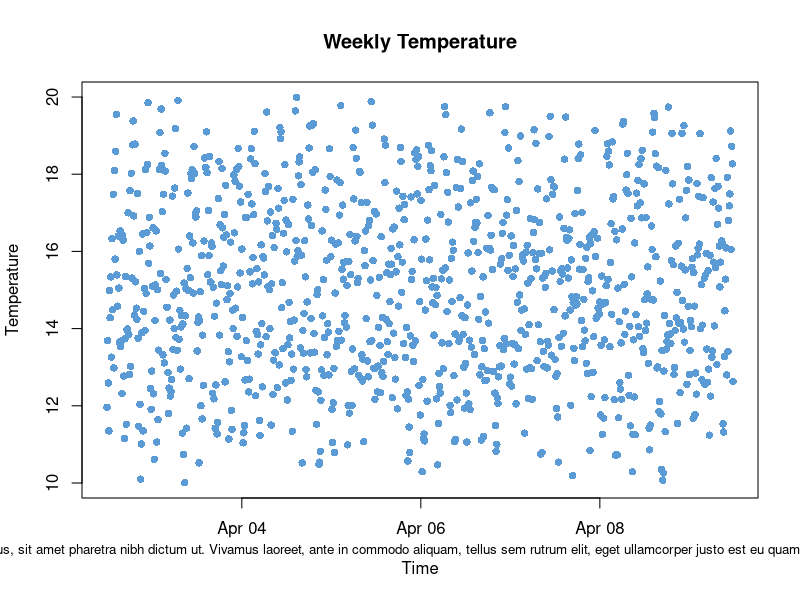
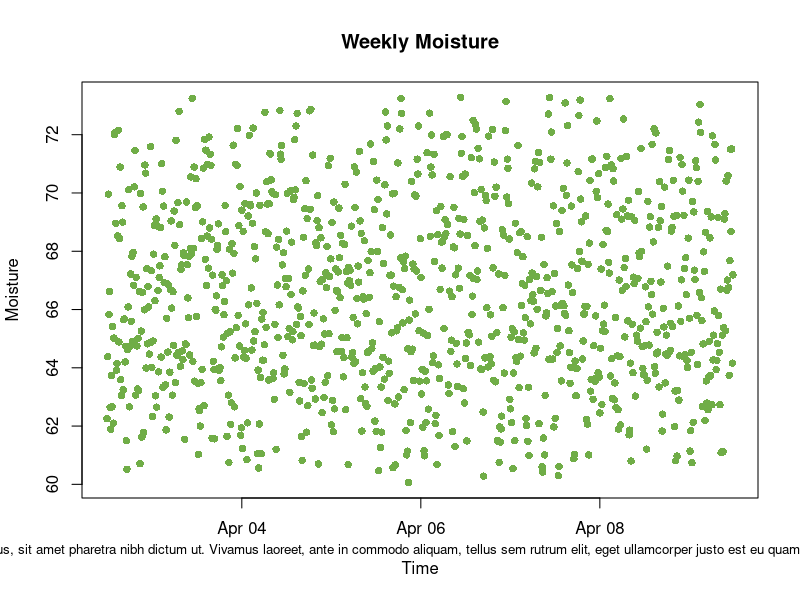
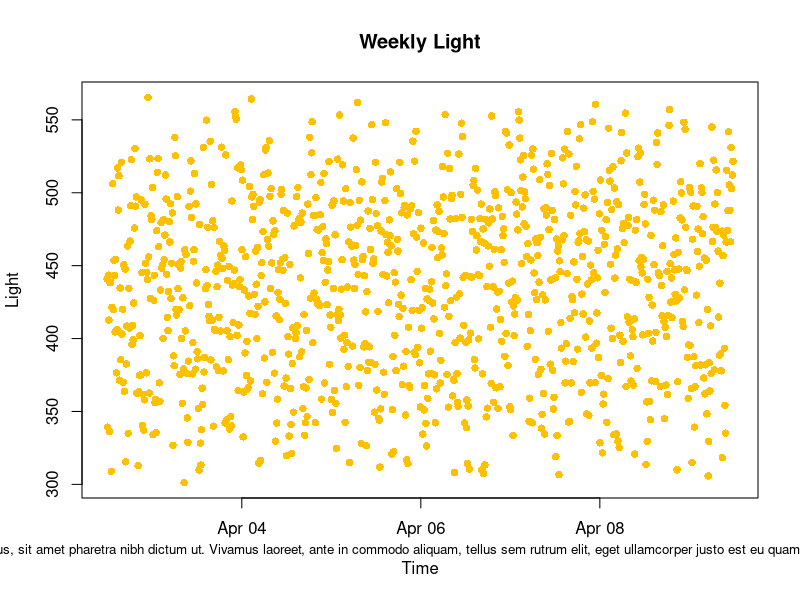
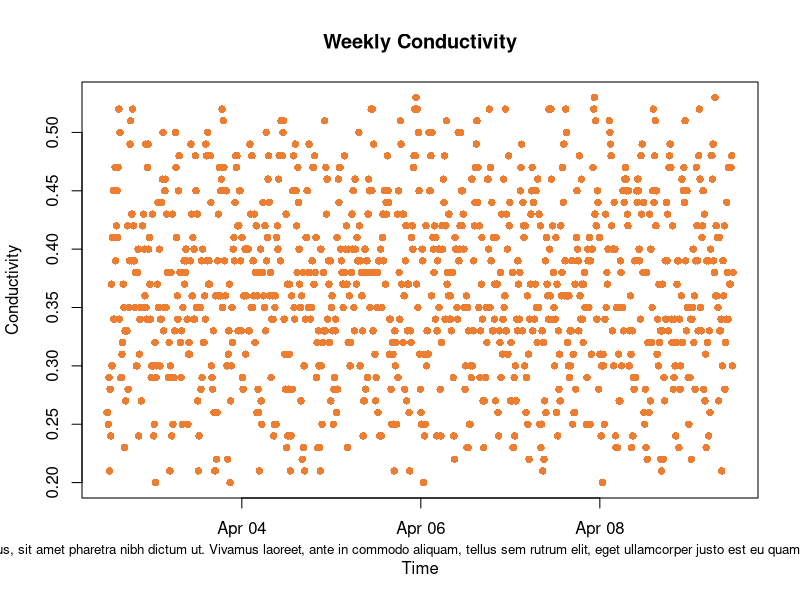
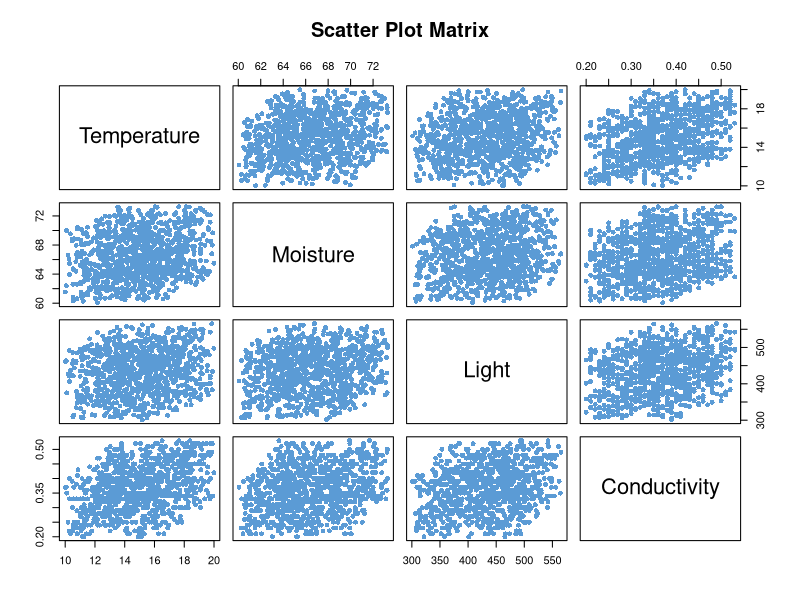
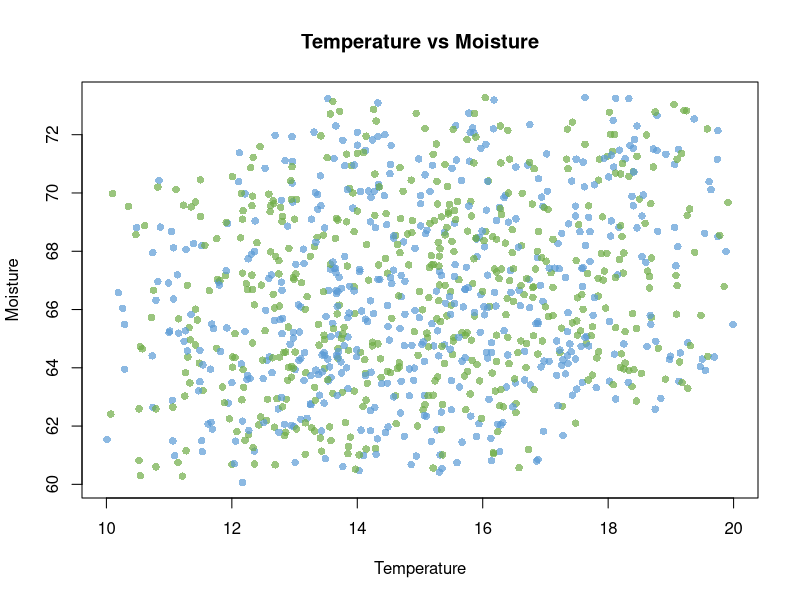
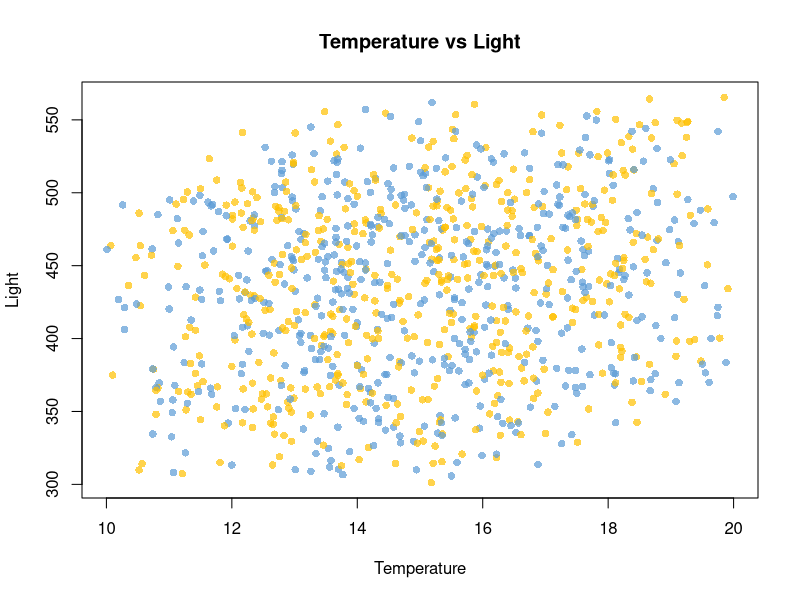
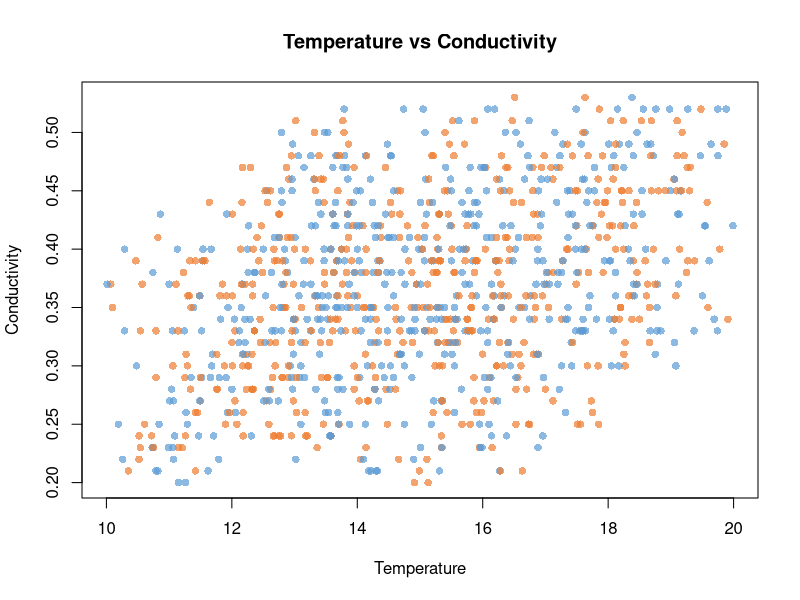

Recreate these plots in R, in order.
## ---- chunk 1
knitr::opts_chunk$set(echo = TRUE)
## ---- chunk 2
suppressPackageStartupMessages(library(dplyr))

# Read the latest exported data from main.py
# Location is tentative
session_data <- read.csv("data/training.csv")

# Convert Timestamp to POSIXct for proper datetime comparison
session_data$Timestamp <- as.POSIXct(session_data$Timestamp, format = "%Y-%m-%d %H:%M:%S")

# Create shortened MAC addresses (last 5 characters)
session_data$ShortMAC <- substr(session_data$MAC, nchar(session_data$MAC) - 4, nchar(session_data$MAC))

# Get the latest reading for each MAC address
latest_readings <- session_data %>%
  group_by(ShortMAC) %>%
  slice(which.max(Timestamp)) %>%
  select(ShortMAC, Timestamp, Temperature, Moisture, Light, Conductivity) %>%
  arrange(ShortMAC)

# Display the results
print(latest_readings)
## ---- chunk 3
# Convert Timestamp to POSIXct format in R
session_data$Timestamp <- as.POSIXct(session_data$Timestamp, format = "%Y-%m-%d %H:%M:%S")
placeholder <- "Lorem ipsum dolor sit amet, consectetur adipiscing elit. Mauris vel tincidunt lectus. Duis volutpat euismod felis in condimentum. Nunc pretium lectus lectus, sit amet pharetra nibh dictum ut. Vivamus laoreet, ante in commodo aliquam, tellus sem rutrum elit, eget ullamcorper justo est eu quam. Sed metus libero, luctus eu sollicitudin vitae, pretium nec lectus. Mauris semper tempus ultricies. Mauris pulvinar ullamcorper nulla, in porttitor nisi tempor eu. "  # Store the message in the placeholder variable

# Assign different shades for each MAC address within a color range
temperature_colors <- colorRampPalette(c("#5B9BD5", "#003366"))(length(unique(session_data$ShortMAC)))  # Shades of blue
moisture_colors <- colorRampPalette(c("#70AD47", "#2F6A21"))(length(unique(session_data$ShortMAC)))     # Shades of green
light_colors <- colorRampPalette(c("#FFC000", "#FF7F00"))(length(unique(session_data$ShortMAC)))        # Shades of yellow-orange
conductivity_colors <- colorRampPalette(c("#ED7D31", "#9C4A2F"))(length(unique(session_data$ShortMAC))) # Shades of orange

# Create a color map based on ShortMAC for each variable
color_map_temperature <- setNames(temperature_colors, unique(session_data$ShortMAC))
color_map_moisture <- setNames(moisture_colors, unique(session_data$ShortMAC))
color_map_light <- setNames(light_colors, unique(session_data$ShortMAC))
color_map_conductivity <- setNames(conductivity_colors, unique(session_data$ShortMAC))

# Plot Temperature over Time with different shades for each MAC address
plot(session_data$Timestamp, session_data$Temperature,
     col = color_map_temperature[session_data$ShortMAC],  # Color by MAC address
     xlab = "Time",
     ylab = "Temperature",
     main = "Weekly Temperature",
     pch = 16)
mtext(placeholder, side = 1, line = 2, cex = 0.8)  # Use the placeholder variable for subtext

# Plot Moisture over Time with different shades for each MAC address
plot(session_data$Timestamp, session_data$Moisture,
     col = color_map_moisture[session_data$ShortMAC],  # Color by MAC address
     xlab = "Time",
     ylab = "Moisture",
     main = "Weekly Moisture",
     pch = 16)
mtext(placeholder, side = 1, line = 2, cex = 0.8)  # Use the placeholder variable for subtext

# Plot Light over Time with different shades for each MAC address
plot(session_data$Timestamp, session_data$Light,
     col = color_map_light[session_data$ShortMAC],  # Color by MAC address
     xlab = "Time",
     ylab = "Light",
     main = "Weekly Light",
     pch = 16)
mtext(placeholder, side = 1, line = 2, cex = 0.8)  # Use the placeholder variable for subtext

# Plot Conductivity over Time with different shades for each MAC address
plot(session_data$Timestamp, session_data$Conductivity,
     col = color_map_conductivity[session_data$ShortMAC],  # Color by MAC address
     xlab = "Time",
     ylab = "Conductivity",
     main = "Weekly Conductivity",
     pch = 16)
mtext(placeholder, side = 1, line = 2, cex = 0.8)  # Use the placeholder variable for subtext

## ---- chunk 4
  Temperature <- c(session_data$Temperature)
  Moisture <- c(session_data$Moisture)
  Light <- c(session_data$Light)
  Conductivity <- c(session_data$Conductivity)
  
  matrix_data <- data.frame(Temperature, Moisture, Light, Conductivity)  
  print("Covariance Matrix")
  cov_matrix <- cov(matrix_data)
  cov_matrix
  
  print("Correlation Matrix")
  cor_matrix <- cor(matrix_data)
  cor_matrix
## ---- chunk 5

# Define the color palette
colors <- c(
    temperature = "#5B9BD5",  # Soft blue
    moisture = "#70AD47",     # Sage green
    light = "#FFC000",        # Warm yellow
    conductivity = "#ED7D31"  # Muted orange
)

# Assuming session_data is your data frame
pairs(session_data[, c("Temperature", "Moisture", "Light", "Conductivity")],
      col = colors["temperature"],  
      pch = 16,          
      main = "Scatter Plot Matrix")

# Plot Temperature vs Moisture
plot(session_data$Temperature, session_data$Moisture,
     col = adjustcolor(colors[c("temperature", "moisture")], alpha=0.7),
     xlab = "Temperature",
     ylab = "Moisture",
     main = "Temperature vs Moisture",
     pch = 16)

# Plot Temperature vs Light
plot(session_data$Temperature, session_data$Light,
     col = adjustcolor(colors[c("temperature", "light")], alpha=0.7),
     xlab = "Temperature",
     ylab = "Light",
     main = "Temperature vs Light",
     pch = 16)

# Plot Temperature vs Conductivity
plot(session_data$Temperature, session_data$Conductivity,
     col = adjustcolor(colors[c("temperature", "conductivity")], alpha=0.7),
     xlab = "Temperature",
     ylab = "Conductivity",
     main = "Temperature vs Conductivity",
     pch = 16)

# Plot Moisture vs Light
plot(session_data$Moisture, session_data$Light,
     col = adjustcolor(colors[c("moisture", "light")], alpha=0.7),
     xlab = "Moisture",
     ylab = "Light",
     main = "Moisture vs Light",
     pch = 16)

# Plot Moisture vs Conductivity
plot(session_data$Moisture, session_data$Conductivity,
     col = adjustcolor(colors[c("moisture", "conductivity")], alpha=0.7),
     xlab = "Moisture",
     ylab = "Conductivity",
     main = "Moisture vs Conductivity",
     pch = 16)

# Plot Light vs Conductivity
plot(session_data$Moisture, session_data$Temperature,
     col = adjustcolor(colors[c("moisture", "temperature")], alpha=0.7),
     xlab = "Moisture",
     ylab = "Temperature",
     main = "Moisture vs Temperature",
     pch = 16)

# Plot Moisture vs Light
plot(session_data$Light, session_data$Moisture,
     col = adjustcolor(colors[c("moisture", "light")], alpha=0.7),
     xlab = "Moisture",
     ylab = "Light",
     main = "Moisture vs Light",
     pch = 16)

# Plot Moisture vs Conductivity
plot(session_data$Light, session_data$Conductivity,
     col = adjustcolor(colors[c("moisture", "conductivity")], alpha=0.7),
     xlab = "Moisture",
     ylab = "Conductivity",
     main = "Moisture vs Conductivity",
     pch = 16)

# Plot Light vs Conductivity
plot(session_data$Light, session_data$Temperature,
     col = adjustcolor(colors[c("moisture", "temperature")], alpha=0.7),
     xlab = "Moisture",
     ylab = "Temperature",
     main = "Moisture vs Temperature",
     pch = 16)

# Plot Moisture vs Light
plot(session_data$Conductivity, session_data$Moisture,
     col = adjustcolor(colors[c("moisture", "light")], alpha=0.7),
     xlab = "Moisture",
     ylab = "Light",
     main = "Moisture vs Light",
     pch = 16)

# Plot Moisture vs Conductivity
plot(session_data$Conductivity, session_data$Light,
     col = adjustcolor(colors[c("moisture", "conductivity")], alpha=0.7),
     xlab = "Moisture",
     ylab = "Conductivity",
     main = "Moisture vs Conductivity",
     pch = 16)

# Plot Light vs Conductivity
plot(session_data$Conductivity, session_data$Temperature,
     col = adjustcolor(colors[c("moisture", "temperature")], alpha=0.7),
     xlab = "Moisture",
     ylab = "Temperature",
     main = "Moisture vs Temperature",
     pch = 16)

## ---- chunk 6

# Load required library
library(ggplot2)

# Select the relevant variables for correlation
matrix_data <- session_data[, c("Temperature", "Moisture", "Light", "Conductivity")]

# Calculate the correlation matrix
cor_matrix <- cor(matrix_data, use = "complete.obs")

# Convert the correlation matrix into a format suitable for ggplot
cor_data <- as.data.frame(as.table(cor_matrix))
colnames(cor_data) <- c("Variable1", "Variable2", "Correlation")

# Create the heatmap using ggplot2
ggplot(cor_data, aes(x = Variable1, y = Variable2, fill = Correlation)) +
  geom_tile(color = "white") + # Heatmap tiles
  scale_fill_gradient2(low = "blue", high = "red", mid = "white", 
                       midpoint = 0, limit = c(-1, 1), 
                       name = "Correlation") + # Color scale
  theme_minimal() + # Clean theme
  theme(axis.text.x = element_text(angle = 45, vjust = 1, hjust = 1)) + # Rotate x-axis labels
  labs(title = "Heatmap of Variable Correlations", x = "Variables", y = "Variables")


